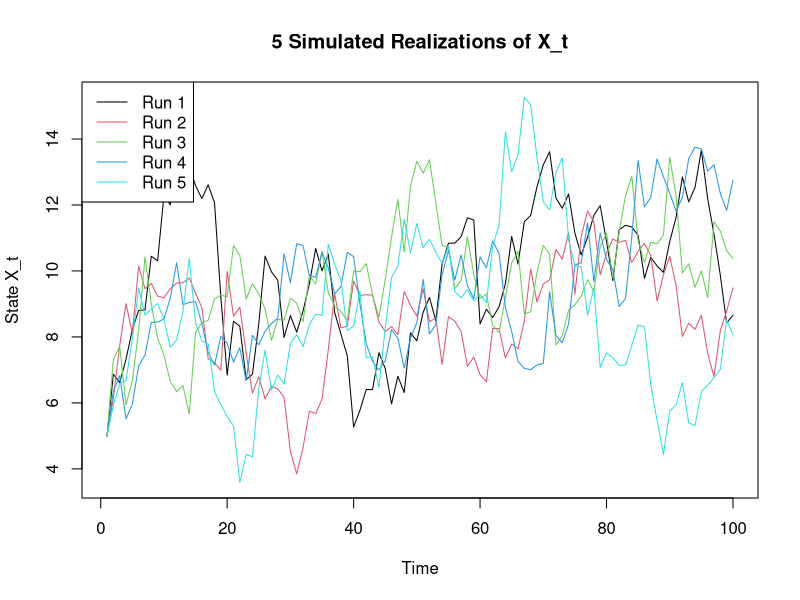
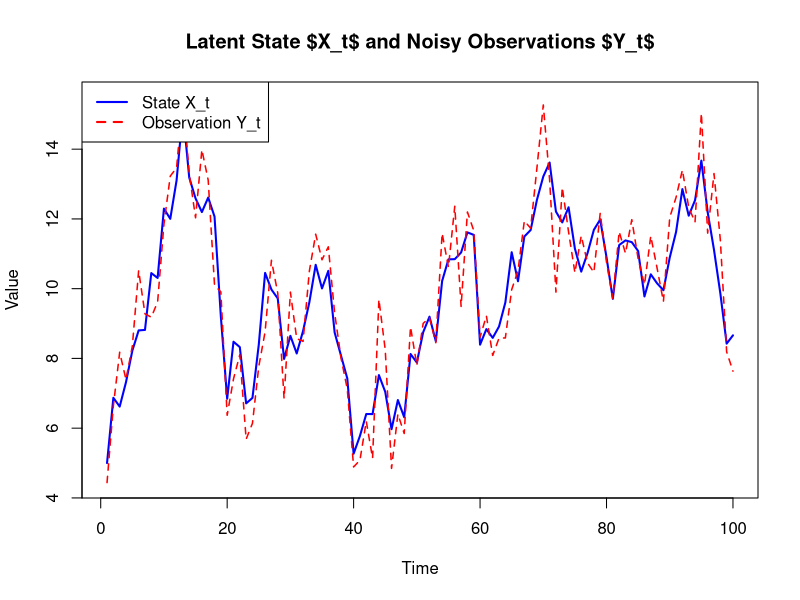

R code for these plots, in order:
#library(httpgd)
#hgd() 

# Task 1.1.1

# Parameters
a <- 0.9
b <- 1        # bias term (not dynamic input)
sigma1 <- 1
n <- 100
X0 <- 5

# Simulate 5 independent trajectories
set.seed(42)
X_list <- list()

for (j in 1:5) {
  X <- numeric(n)
  X[1] <- X0
  for (t in 2:n) {
    X[t] <- a * X[t - 1] + b + rnorm(1, mean = 0, sd = sigma1)
  }
  X_list[[j]] <- X
}

# Plot
matplot(1:n, do.call(cbind, X_list), type = "l", lty = 1, col = 1:5,
        xlab = "Time", ylab = "State X_t", main = "5 Simulated Realizations of X_t")
legend("topleft", legend = paste("Run", 1:5), col = 1:5, lty = 1)


# Task 1.2

# Use first trajectory from Task 1.1
X <- X_list[[1]]

# Observation noise
sigma2 <- 1

# Simulate noisy observations
set.seed(123)
Y <- X + rnorm(length(X), mean = 0, sd = sigma2)

# Plot state and observation
plot(X, type = "l", col = "blue", lwd = 2,
     ylim = range(c(X, Y)), xlab = "Time", ylab = "Value",
     main = "Latent State $X_t$ and Noisy Observations $Y_t$")
lines(Y, col = "red", lwd = 1.5, lty = 2)
legend("topleft", legend = c("State X_t", "Observation Y_t"),
       col = c("blue", "red"), lty = c(1, 2), lwd = 2)
